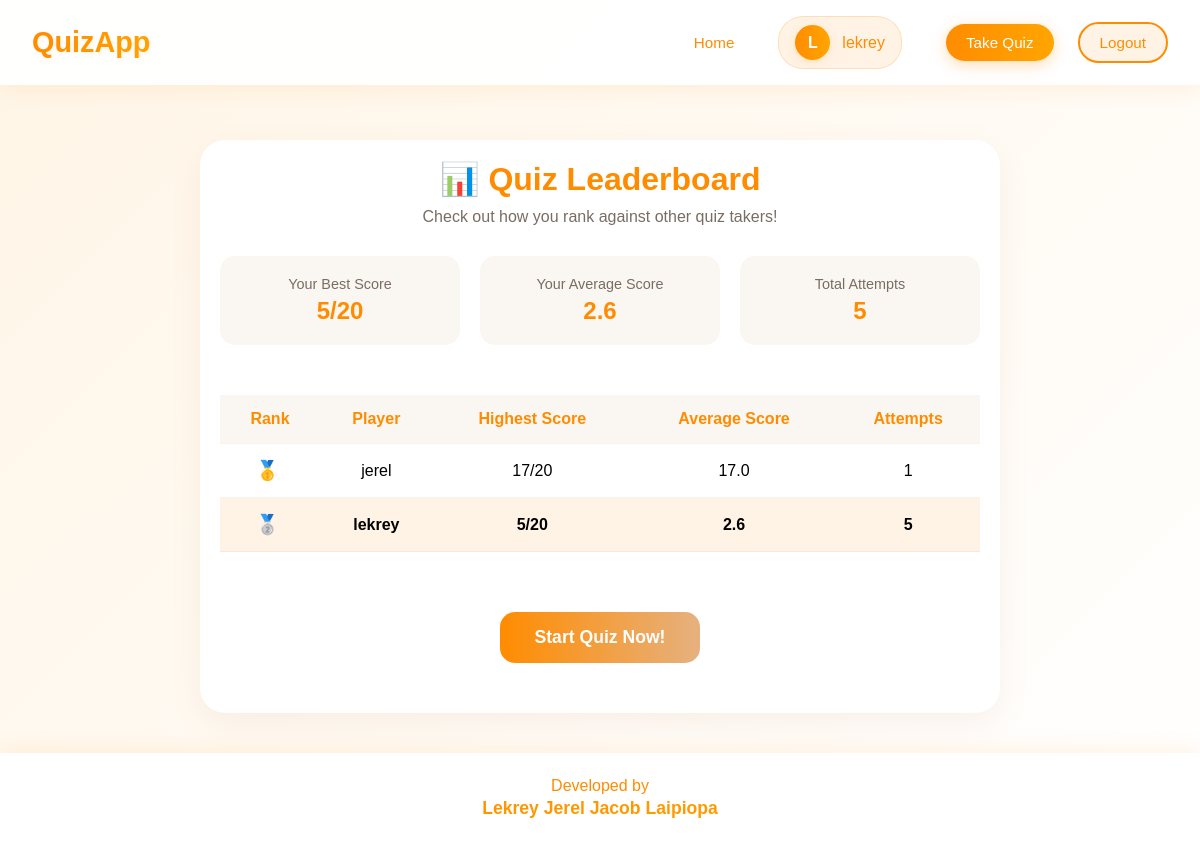
Page /quiz (signed in) on the committed database.
### models.py (models this page shows, shortened)
class User(UserMixin, db.Model):
    id = db.Column(db.Integer, primary_key=True)
    username = db.Column(db.String(80), unique=True, nullable=False)
    email = db.Column(db.String(120), unique=True, nullable=False)
    password_hash = db.Column(db.String(128))
    scores = db.relationship('Score', backref='user', lazy=True)

### app.py (the view)
@app.route('/quiz')
@login_required
def quiz():
    rankings = db.session.query(
        User.username,
        db.func.max(Score.score).label('highest_score'),
        db.func.avg(Score.score).label('average_score'),
        db.func.count(Score.id).label('attempts')
    ).join(Score).group_by(User.id).order_by(db.desc('highest_score')).all()
    questions = Question.query.all()
    return render_template('quiz.html', questions=questions, rankings=rankings)

### app.py (called while the page is built)
@login_manager.user_loader
def load_user(user_id):
    return User.query.get(int(user_id))

### templates/quiz.html (shortened to what this page needs)
{% extends "base.html" %}
{% block content %}
<div class="ranking-section">
    <div class="ranking-header">
        <h2>📊 Quiz Leaderboard</h2>
        <p>Check out how you rank against other quiz takers!</p>
    </div>
    <div class="stats-grid">
        <div class="stats-card">
            <div class="stats-title">Your Best Score</div>
            <div class="stats-value">
                {% set user_best = rankings|selectattr("username", "equalto", current_user.username)|map(attribute="highest_score")|first|default(0) %}
                {{ user_best }}/{{ questions|length }}
            </div>
        </div>
        <div class="stats-card">
            <div class="stats-title">Your Average Score</div>
            <div class="stats-value">
                {% set user_avg = rankings|selectattr("username", "equalto", current_user.username)|map(attribute="average_score")|first|default(0) %}
                {{ "%.1f"|format(user_avg|float) }}
            </div>
        </div>
        <div class="stats-card">
            <div class="stats-title">Total Attempts</div>
            <div class="stats-value">
                {% set user_attempts = rankings|selectattr("username", "equalto", current_user.username)|map(attribute="attempts")|first|default(0) %}
                {{ user_attempts }}
            </div>
        </div>
    </div>
    <div style="overflow-x: auto;">
        <table class="ranking-table">
            <thead>
                <tr>
                    <th>Rank</th>
                    <th>Player</th>
                    <th>Highest Score</th>
                    <th>Average Score</th>
                    <th>Attempts</th>
                </tr>
            </thead>
            <tbody>
                {% for rank in rankings %}
                <tr class="{{ 'current-user-row' if rank.username == current_user.username }}">
                    <td class="rank-number">
                        {% if loop.index == 1 %}
                            <span class="medal gold">🥇</span>
                        {% elif loop.index == 2 %}
                            <span class="medal silver">🥈</span>
                        {% elif loop.index == 3 %}
                            <span class="medal bronze">🥉</span>
                        {% else %}
                            #{{ loop.index }}
                        {% endif %}
                    </td>
                    <td>{{ rank.username }}</td>
                    <td>{{ rank.highest_score }}/{{ questions|length }}</td>
                    <td>{{ "%.1f"|format(rank.average_score|float) }}</td>
                    <td>{{ rank.attempts }}</td>
                </tr>
                {% endfor %}
            </tbody>
        </table>
    </div>
    <button class="start-quiz-button" onclick="startQuiz()">Start Quiz Now!</button>
</div>
{% endblock %}

### templates/base.html (shortened to what this page needs)
<!DOCTYPE html>
<html lang="en">
<head>
</head>
<body>
    <nav class="navbar">
        <div class="nav-container">
            <a href="{{ url_for('index') }}" class="navbar-brand">
                <span> QuizApp</span>
            </a>
            <div class="nav-links">
                <a href="{{ url_for('index') }}" class="nav-link {% if request.endpoint == 'index' %}active{% endif %}">
                     Home
                </a>
                {% if current_user.is_authenticated %}
                    <div class="user-info">
                        <div class="user-avatar">
                            {{ current_user.username[0].upper() }}
                        </div>
                        <span>{{ current_user.username }}</span>
                    </div>
                    <a href="{{ url_for('quiz') }}" class="nav-link {% if request.endpoint == 'quiz' %}active{% endif %}">
                        Take Quiz
                    </a>
                    <a href="{{ url_for('logout') }}" class="nav-link logout-btn">
                     Logout
                    </a>
                {% endif %}
            </div>
        </div>
    </nav>
    <div class="content-wrapper">
        {% block content %}{% endblock %}
    </div>
    <footer class="footer">
        <div class="footer-text">Developed by</div>
        <div class="developer-name">Lekrey Jerel Jacob Laipiopa</div>
    </footer>
</body>
</html>

### templates/base.html (style rules this page uses)
* { margin: 0; padding: 0; box-sizing: border-box; font-family: 'Poppins', sans-serif; }
:root { --primary-color: #ff8c00; --secondary-color: #ffa500; --white: #ffffff; --light-bg: #fff5e6; }
body { min-height: 100vh; background: linear-gradient(135deg, var(--light-bg) 0%, var(--white) 100%); }
.navbar { background: rgba(255, 255, 255, 0.95); backdrop-filter: blur(10px); position: fixed; top: 0; left: 0; right: 0; z-index: 1000; padding: 1rem 2rem; box-shadow: 0 4px 20px rgba(255, 140, 0, 0.1); }
.nav-container { max-width: 1200px; margin: 0 auto; display: flex; justify-content: space-between; align-items: center; }
.navbar-brand { font-size: 1.8rem; font-weight: 700; text-decoration: none; display: flex; align-items: center; gap: 12px; }
.navbar-brand span { background: linear-gradient(90deg, var(--primary-color) 0%, var(--secondary-color) 100%); -webkit-background-clip: text; -webkit-text-fill-color: transparent; text-shadow: 2px 2px 4px rgba(255, 140, 0, 0.1); }
.nav-links { display: flex; gap: 24px; align-items: center; }
.nav-link { color: var(--primary-color); text-decoration: none; padding: 10px 20px; border-radius: 25px; transition: all 0.3s ease; font-weight: 500; font-size: 0.95rem; position: relative; overflow: hidden; }
.nav-link.active { background: linear-gradient(90deg, var(--primary-color) 0%, var(--secondary-color) 100%); color: white; box-shadow: 0 4px 15px rgba(255, 140, 0, 0.3); }
.nav-link.active::after { content: ''; position: absolute; bottom: 0; left: 0; width: 100%; height: 3px; background: linear-gradient(90deg, var(--primary-color) 0%, var(--secondary-color) 100%); transform: scaleX(0); transition: transform 0.3s ease; }
.nav-link.logout-btn { background: rgba(255, 140, 0, 0.1); border: 2px solid var(--primary-color); }
.user-info { background: rgba(255, 140, 0, 0.1); padding: 8px 16px; border-radius: 25px; color: var(--primary-color); margin-right: 20px; display: flex; align-items: center; gap: 12px; border: 1px solid rgba(255, 140, 0, 0.2); }
.user-avatar { width: 35px; height: 35px; background: linear-gradient(90deg, var(--primary-color) 0%, var(--secondary-color) 100%); color: white; border-radius: 50%; display: flex; align-items: center; justify-content: center; font-weight: bold; box-shadow: 0 2px 10px rgba(255, 140, 0, 0.2); }
.content-wrapper { padding-top: 100px; max-width: 1200px; margin: 0 auto; padding-left: 2rem; padding-right: 2rem; min-height: calc(100vh - 180px); }
.footer { background: rgba(255, 255, 255, 0.95); backdrop-filter: blur(10px); padding: 1.5rem; text-align: center; box-shadow: 0 -4px 20px rgba(255, 140, 0, 0.1); margin-top: auto; }
.footer-text { color: var(--primary-color); font-size: 1rem; font-weight: 500; }
.developer-name { background: linear-gradient(90deg, var(--primary-color) 0%, var(--secondary-color) 100%); -webkit-background-clip: text; -webkit-text-fill-color: transparent; font-weight: 700; font-size: 1.1rem; margin-top: 0.2rem; }
.nav-link.active { animation: pulse 2s infinite; }
html { scroll-behavior: smooth; }

### rows in the picture
User: username "L", username "lekrey", highest_score "5", questions "20", average_score "2.6", attempts "5"
User: username "jerel", highest_score "17", questions "20", average_score "17.0", attempts "1"

### other values in the picture
{{ user_best }} "5"
{{ questions|length }} "20"
{{ "%.1f"|format(user_avg|float) }} "2.6"
{{ user_attempts }} "5"
